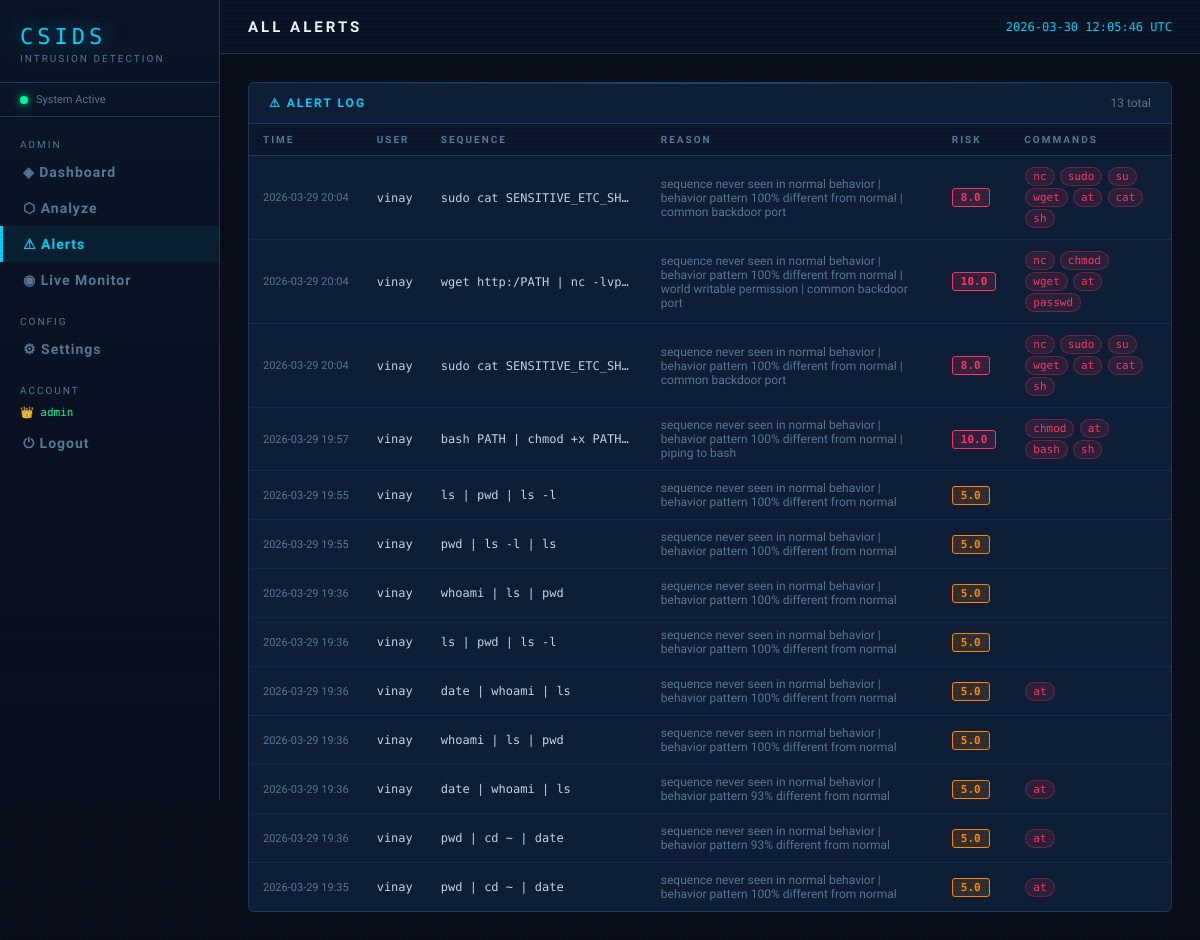
/alerts (signed in), run on the app's committed database.
### tables this page shows
CREATE TABLE alerts (
        id         INTEGER PRIMARY KEY AUTOINCREMENT,
        user       TEXT NOT NULL,
        sequence   TEXT NOT NULL,
        reason     TEXT,
        risk_score REAL,
        risky_cmds TEXT,
        timestamp  TIMESTAMP DEFAULT CURRENT_TIMESTAMP
    );

### app.py (the view)
@app.route("/alerts")
@admin_required
def alerts_page():
    conn = get_db()
    cur  = conn.cursor()
    cur.execute("SELECT * FROM alerts ORDER BY timestamp DESC LIMIT 200")
    alerts = cur.fetchall()
    conn.close()
    return render_template("alerts.html", alerts=alerts)

### app.py (called while the page is built)
@login_manager.user_loader
def load_user(user_id):
    conn = get_db()
    cur  = conn.cursor()
    cur.execute("SELECT * FROM auth_users WHERE id = ?", (user_id,))
    row = cur.fetchone()
    conn.close()
    if row:
        return User(row["id"], row["username"], row["role"], row["email"])
    return None

def admin_required(f):
    @wraps(f)
    @login_required
    def decorated(*args, **kwargs):
        if not current_user.is_admin:
            abort(403)
        return f(*args, **kwargs)
    return decorated

### database.py (called while the page is built)
def get_db():
    conn = sqlite3.connect(DB_NAME)
    conn.row_factory = sqlite3.Row
    return conn

### models.py (called while the page is built)
    @property
    def is_admin(self):
        return self.role == 'admin'

### templates/alerts.html (shortened to what this page needs)
{% extends "base.html" %}
{% block page_title %}All Alerts{% endblock %}
{% block content %}
<div class="panel">
    <div class="panel-header">
        <div class="panel-title">⚠ Alert Log</div>
        <span style="font-size:12px;color:var(--dim);">{{ alerts|length }} total</span>
    </div>
    <div class="panel-body" style="padding:0;">
        {% if alerts %}
        <table class="data-table">
            <thead>
                <tr>
                    <th>Time</th>
                    <th>User</th>
                    <th>Sequence</th>
                    <th>Reason</th>
                    <th>Risk</th>
                    <th>Commands</th>
                </tr>
            </thead>
            <tbody>
            {% for a in alerts %}
            <tr>
                <td style="font-size:11px;color:var(--dim);white-space:nowrap;">{{ a['timestamp'][:16] }}</td>
                <td class="mono">{{ a['user'] }}</td>
                <td class="mono" style="max-width:220px;overflow:hidden;text-overflow:ellipsis;white-space:nowrap;"
                    title="{{ a['sequence'] }}">{{ a['sequence'] }}</td>
                <td style="font-size:12px;color:var(--dim);">{{ a['reason'] }}</td>
                <td>
                    {% set rs = a['risk_score'] %}
                    {% if rs >= 6 %}<span class="badge badge-high">{{ rs }}</span>
                    {% elif rs >= 3 %}<span class="badge badge-medium">{{ rs }}</span>
                    {% else %}<span class="badge badge-low">{{ rs }}</span>{% endif %}
                </td>
                <td>
                    {% if a['risky_cmds'] %}
                    {% for cmd in a['risky_cmds'].split(',') %}
                    <span class="tag">{{ cmd }}</span>
                    {% endfor %}
                    {% endif %}
                </td>
            </tr>
            {% endfor %}
            </tbody>
        </table>
        {% else %}
        <div style="padding:40px;text-align:center;color:var(--dim);">No alerts yet.</div>
        {% endif %}
    </div>
</div>
{% endblock %}

### templates/base.html (shortened to what this page needs)
<!DOCTYPE html>
<html lang="en">
<head>
</head>
<body>
<aside class="sidebar">
    <div class="logo">
        <div class="logo-text">CSIDS</div>
        <div class="logo-sub">Intrusion Detection</div>
    </div>
    <div class="sys-status">
        <div class="dot"></div> System Active
    </div>
        <nav class="nav">
            {% if current_user.is_authenticated and current_user.is_admin %}
            <div class="nav-label">Admin</div>
            <a href="{{ url_for('dashboard') }}"    class="nav-item {% if request.endpoint=='dashboard' %}active{% endif %}">◈ Dashboard</a>
            <a href="{{ url_for('analyze') }}"      class="nav-item {% if request.endpoint=='analyze' %}active{% endif %}">⬡ Analyze</a>
            <a href="{{ url_for('alerts_page') }}"  class="nav-item {% if request.endpoint=='alerts_page' %}active{% endif %}">⚠ Alerts</a>
            <a href="{{ url_for('live_monitor') }}" class="nav-item {% if request.endpoint=='live_monitor' %}active{% endif %}">◉ Live Monitor</a>
            <div class="nav-label" style="margin-top:10px;">Config</div>
            <a href="{{ url_for('settings') }}"     class="nav-item {% if request.endpoint=='settings' %}active{% endif %}">⚙ Settings</a>
            {% endif %}
            <div class="nav-label" style="margin-top:10px;">Account</div>
            {% if current_user.is_authenticated %}
            <div style="padding:6px 20px;font-size:11px;color:var(--green);font-family:var(--mono);">
                {{ '👑' if current_user.is_admin else '👤' }} {{ current_user.username }}
            </div>
            <a href="{{ url_for('auth.logout') }}" class="nav-item" style="color:var(--dim);">⏻ Logout</a>
            {% endif %}
        </nav>
</aside>
<div class="main">
    <div class="topbar">
        <div class="page-title">{% block page_title %}Dashboard{% endblock %}</div>
        <div class="topbar-right">
            <span id="clock"></span>
        </div>
    </div>
    <div class="content fade-in">
        {% block content %}{% endblock %}
    </div>
</div>
</body>
</html>

### data on the page
alerts: timestamp "2026-03-29 20:04", user "vinay", sequence "sudo cat SENSITIVE_ETC_SH…", reason "sequence never seen in normal behavior | behavior pattern 100% different from normal | common backdoor port", risk_score "8.0", cmd "nc" "sudo" "su" "wget" "at" "cat" "sh"
alerts: timestamp "2026-03-29 20:04", user "vinay", sequence "wget http:/PATH | nc -lvp…", reason "sequence never seen in normal behavior | behavior pattern 100% different from normal | world writable permission | common backdoor port", risk_score "10.0", cmd "nc" "chmod" "wget" "at" "passwd"
alerts: timestamp "2026-03-29 20:04", user "vinay", sequence "sudo cat SENSITIVE_ETC_SH…", reason "sequence never seen in normal behavior | behavior pattern 100% different from normal | common backdoor port", risk_score "8.0", cmd "nc" "sudo" "su" "wget" "at" "cat" "sh"
alerts: timestamp "2026-03-29 19:57", user "vinay", sequence "bash PATH | chmod +x PATH…", reason "sequence never seen in normal behavior | behavior pattern 100% different from normal | piping to bash", risk_score "10.0", cmd "chmod" "at" "bash" "sh"
alerts: timestamp "2026-03-29 19:55", user "vinay", sequence "ls | pwd | ls -l", reason "sequence never seen in normal behavior | behavior pattern 100% different from normal", risk_score "5.0"
alerts: timestamp "2026-03-29 19:55", user "vinay", sequence "pwd | ls -l | ls", reason "sequence never seen in normal behavior | behavior pattern 100% different from normal", risk_score "5.0"
alerts: timestamp "2026-03-29 19:36", user "vinay", sequence "whoami | ls | pwd", reason "sequence never seen in normal behavior | behavior pattern 100% different from normal", risk_score "5.0"
alerts: timestamp "2026-03-29 19:36", user "vinay", sequence "ls | pwd | ls -l", reason "sequence never seen in normal behavior | behavior pattern 100% different from normal", risk_score "5.0"
alerts: timestamp "2026-03-29 19:36", user "vinay", sequence "date | whoami | ls", reason "sequence never seen in normal behavior | behavior pattern 100% different from normal", risk_score "5.0", risky_cmds "at"
alerts: timestamp "2026-03-29 19:36", user "vinay", sequence "whoami | ls | pwd", reason "sequence never seen in normal behavior | behavior pattern 100% different from normal", risk_score "5.0"
alerts: timestamp "2026-03-29 19:36", user "vinay", sequence "date | whoami | ls", reason "sequence never seen in normal behavior | behavior pattern 93% different from normal", risk_score "5.0", risky_cmds "at"
alerts: timestamp "2026-03-29 19:36", user "vinay", sequence "pwd | cd ~ | date", reason "sequence never seen in normal behavior | behavior pattern 93% different from normal", risk_score "5.0", risky_cmds "at"
alerts: timestamp "2026-03-29 19:35", user "vinay", sequence "pwd | cd ~ | date", reason "sequence never seen in normal behavior | behavior pattern 100% different from normal", risk_score "5.0", risky_cmds "at"

### other printed values
{{ '👑' if current_user.is_admin else '👤' }} "👑"
{{ current_user.username }} "admin"
{{ alerts|length }} "13"
